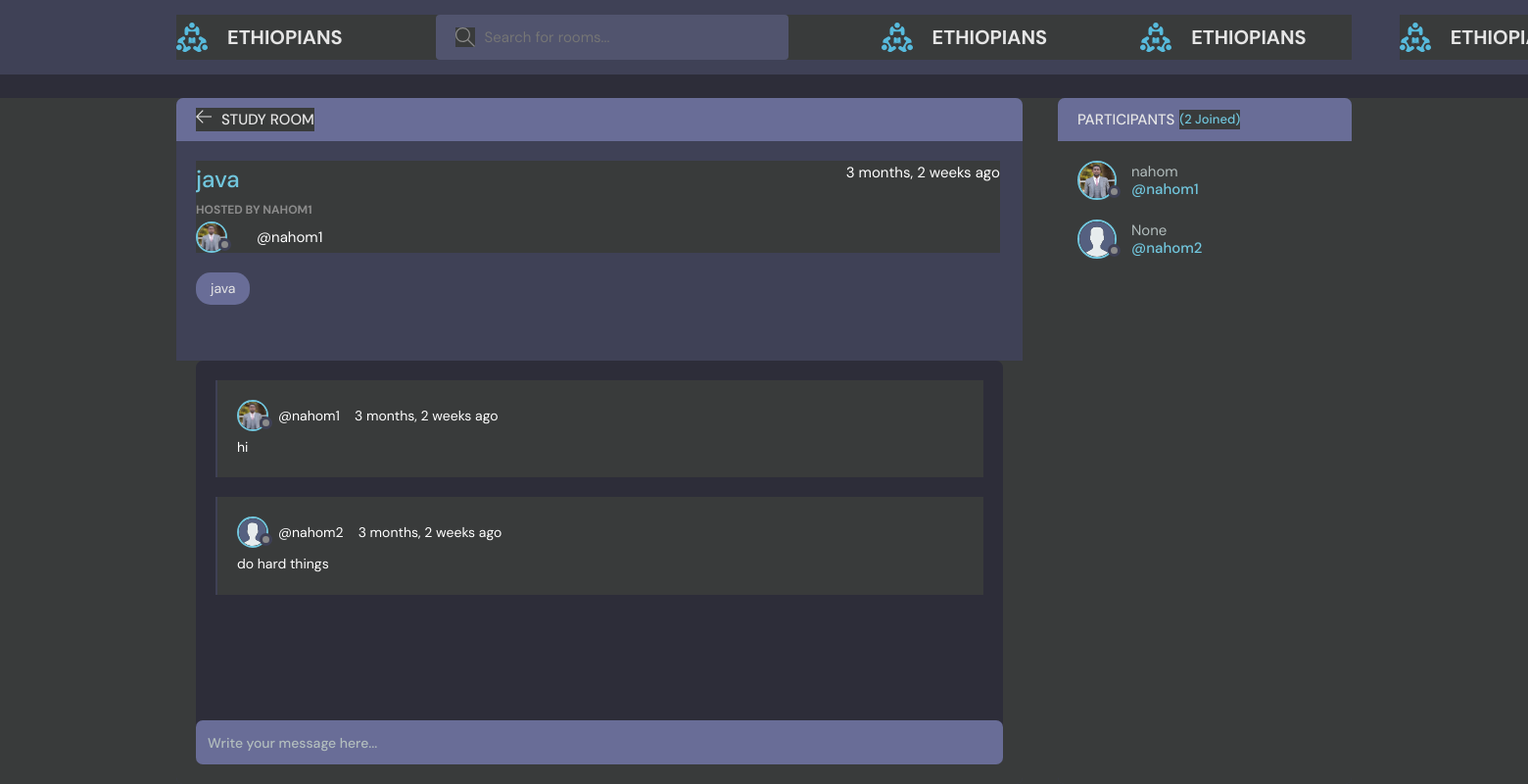
Page /room/2/ on the committed database.
### base/models.py (models this page shows, shortened)
class Room(models.Model):
    host=models.ForeignKey(User, on_delete=models.SET_NULL,null=True)
    topic=models.ForeignKey(Topic, on_delete=models.SET_NULL,null=True)
    participants=models.ManyToManyField(User,related_name='participants',blank=True)
    name=models.CharField(max_length=200)
    descriptions=models.TextField(null=True,blank=True)
    created=models.DateTimeField(auto_now_add=True)
    updated=models.DateTimeField(auto_now=True)
    class Meta:
        ordering=['-updated','-created']

class User(AbstractUser):
    name=models.CharField(max_length=200 ,null=True)
    email=models.EmailField( unique=True, null=True)
    bio=models.TextField(null=True,blank=True)
    avatar=models.ImageField( null=True,default='avatar.svg')
    REQUIRED_FIELDS=[]
    USERNAME_FIELD='email'

class Topic(models.Model):
    name=models.CharField(max_length=200)

class Message(models.Model):
    user=models.ForeignKey(User,on_delete=models.SET_NULL,null=True)
    room=models.ForeignKey(Room,on_delete=models.CASCADE)
    body=models.TextField()
    created=models.DateTimeField(auto_now_add=True)
    updated=models.DateTimeField(auto_now=True)

### base/views.py (the view, shortened to what this page needs)
# urls.py: path('room/<str:pk>/',views.room , name='room'),
def room(request,pk):
    room=Room.objects.get(id=pk)
    room_messages=room.message_set.all()
    participants=room.participants.all()
    context=  {'room':room,'room_messages':room_messages,'participants':participants}
    return render(request,'base/room.html',context )

### base/templates/base/room.html (shortened to what this page needs)
{% extends 'main.html' %}
{% block content %}
<main class="profile-page layout layout--2">
  <div class="container">
    <div class="room">
      <div class="room__top">
        <div class="room__topLeft">
          <a href="{% url 'home' %}">
            <svg version="1.1" xmlns="http://www.w3.org/2000/svg" width="32" height="32" viewBox="0 0 32 32">
              <title>arrow-left</title>
              <path
                d="M13.723 2.286l-13.723 13.714 13.719 13.714 1.616-1.611-10.96-10.96h27.625v-2.286h-27.625l10.965-10.965-1.616-1.607z">
              </path>
            </svg>
          </a>
          <h3>Study Room</h3>
        </div>
      </div>
      <div class="room__box scroll">
        <div class="room__header scroll">
          <div class="room__info">
            <h3>{{room.name}}</h3>
            <span>{{room.created|timesince}} ago</span>
          </div>
          <div class="room__hosted">
            <p>Hosted By {{room.host.username}}</p>
            <a href="{% url 'profile' room.host.id %}" class="room__author">
              <div class="avatar avatar--small">
                <img src="{{room.host.avatar.url}}" />
              </div>
              <br>
              <span>@{{room.host.username}}</span>
            </a>
          </div>
          <span class="room__topics">{{room.topic.name}}</span>
        </div>
        <div class="room__conversation">
          <div class="threads scroll">
            {% for message in room_messages %}
            <div class="thread">
              <div class="thread__top">
                <div class="thread__author">
                  <a href="{% url 'profile' message.user.id %}" class="thread__authorInfo">
                    <div class="avatar avatar--small">
                      <img src="{{message.user.avatar.url}}" />
                    </div>
                    <span>@{{message.user.username}}</span>
                  </a>
                  <span class="thread__date">{{message.created|timesince}} ago</span>
                </div>
              </div>
              <div class="thread__details">
                {{message.body}}
              </div>
            </div>
            {% endfor %}
          </div>
        </div>
      </div>
      <div class="room__message">
        <form action="" method="POST">
          <input name="body" placeholder="Write your message here..." />
        </form>
      </div>
    </div>
    <div class="participants">
      <h3 class="participants__top">Participants <span>({{participants.count}} Joined)</span></h3>
      <div class="participants__list scroll">
        {% for user in participants %}
        <a href="{%  url 'profile' user.id %}" class="participant">
          <div class="avatar avatar--medium">
            <img src="{{user.avatar.url}}" />
          </div>
          <p>
            {{user.name}}
            <span>@{{user.username}}</span>
          </p>
        </a>
        {% endfor %}
      </div>
    </div>
  </div>
</main>
{% endblock content %}

### templates/main.html (shortened to what this page needs)
<!DOCTYPE html>
{% load static %}
<html lang="en">
  <head>
    <link rel="stylesheet" href="{% static 'styles/style.css' %}" />
  </head>
  <body>
    {% include 'navbar.html' %}
    {%block content%}
    {%endblock content%}
  </body>
</html>
<!DOCTYPE html>
{% load static %}
<html>
<head>
<link rel="stylesheet" href="{% static 'styles/main.css' %}">
</head>
<body>
</body>
</html>

### templates/navbar.html (shortened to what this page needs)
 {% load static %}
<header class="header header--loggedIn">
    <div class="container">
      <a href="/" class="header__logo">
        <img src="{% static 'images/logo.svg' %}" />
        <h1>ETHIOPIANS</h1>
      </a>
      <form method="GET" action="{% url 'home' %}" class="header__search" >
        <label>
          <input name="q" placeholder="Search for rooms..." />
        </label>
      </form>
      <a href="/" class="header__logo">
        <img src="{% static 'images/logo.svg' %}" />
        <h1>ETHIOPIANS</h1>
      </a>
      <a href="/" class="header__logo">
        <img src="{% static 'images/logo.svg' %}" />
        <h1>ETHIOPIANS</h1>
      </a>
      <a href="/" class="header__logo">
        <img src="{% static 'images/logo.svg' %}" />
        <h1>ETHIOPIANS</h1>
      </a>
    </div>
  </header>

### static/styles/main.css (style rules this page uses)
* { background-color: rgb(57, 59, 59); color: white; }

### rows in the picture
Room: name "java", created "3 months, 2 weeks", host.username "NAHOM1", host.avatar (picture), host.username "nahom1", topic.name "java"
Message: user.avatar (picture), user.username "nahom1", created "3 months, 2 weeks", body "hi"
Message: user.avatar (placeholder picture), user.username "nahom2", created "3 months, 2 weeks", body "do hard things"
User: avatar (picture), name "nahom", username "nahom1"
User: avatar (placeholder picture), name "None", username "nahom2"

### other values in the picture
{{ participants.count }} "2"
